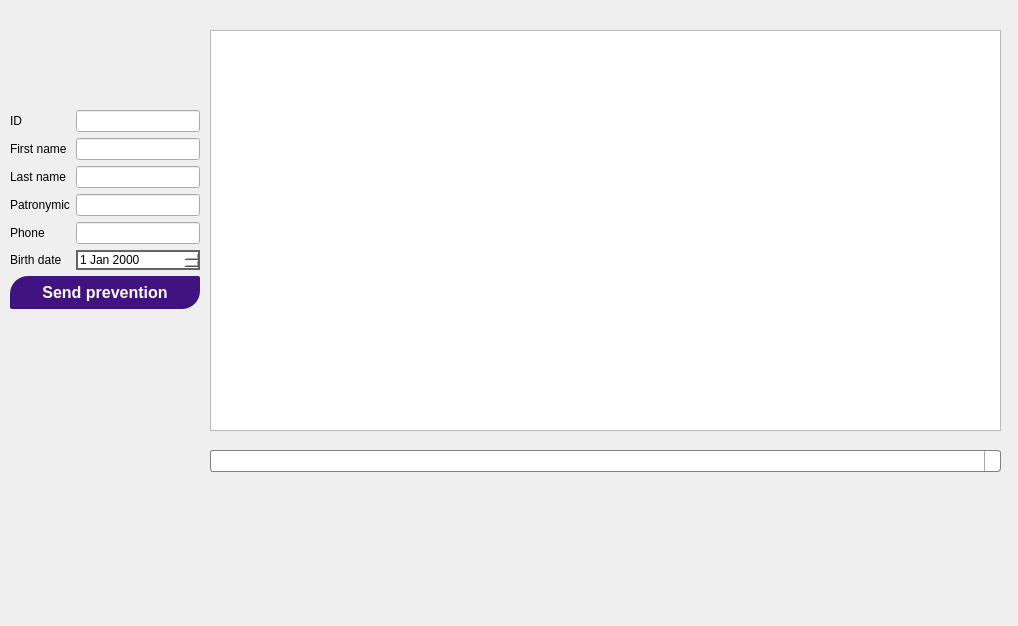
<?xml version="1.0" encoding="UTF-8"?>
<ui version="4.0">
 <class>docWindow</class>
 <widget class="QWidget" name="docWindow">
  <property name="geometry">
   <rect>
    <x>0</x>
    <y>0</y>
    <width>1018</width>
    <height>626</height>
   </rect>
  </property>
  <property name="windowTitle">
   <string>Form</string>
  </property>
  <widget class="QTableView" name="tableView">
   <property name="geometry">
    <rect>
     <x>210</x>
     <y>30</y>
     <width>791</width>
     <height>401</height>
    </rect>
   </property>
  </widget>
  <widget class="QWidget" name="formLayoutWidget">
   <property name="geometry">
    <rect>
     <x>10</x>
     <y>110</y>
     <width>190</width>
     <height>231</height>
    </rect>
   </property>
   <layout class="QFormLayout" name="formLayout">
    <item row="0" column="0">
     <widget class="QLabel" name="label">
      <property name="text">
       <string>ID</string>
      </property>
     </widget>
    </item>
    <item row="1" column="0">
     <widget class="QLabel" name="label_2">
      <property name="text">
       <string>First name</string>
      </property>
     </widget>
    </item>
    <item row="1" column="1">
     <widget class="QLineEdit" name="fn_edit">
      <property name="readOnly">
       <bool>true</bool>
      </property>
     </widget>
    </item>
    <item row="2" column="0">
     <widget class="QLabel" name="label_3">
      <property name="text">
       <string>Last name</string>
      </property>
     </widget>
    </item>
    <item row="2" column="1">
     <widget class="QLineEdit" name="ln_edit">
      <property name="readOnly">
       <bool>true</bool>
      </property>
     </widget>
    </item>
    <item row="3" column="0">
     <widget class="QLabel" name="label_4">
      <property name="text">
       <string>Patronymic</string>
      </property>
     </widget>
    </item>
    <item row="3" column="1">
     <widget class="QLineEdit" name="patronymic_edit">
      <property name="readOnly">
       <bool>true</bool>
      </property>
     </widget>
    </item>
    <item row="4" column="0">
     <widget class="QLabel" name="label_8">
      <property name="text">
       <string>Phone</string>
      </property>
     </widget>
    </item>
    <item row="4" column="1">
     <widget class="QLineEdit" name="phone_edit">
      <property name="readOnly">
       <bool>true</bool>
      </property>
     </widget>
    </item>
    <item row="5" column="0">
     <widget class="QLabel" name="label_7">
      <property name="text">
       <string>Birth date</string>
      </property>
     </widget>
    </item>
    <item row="5" column="1">
     <widget class="QDateEdit" name="date_edit">
      <property name="styleSheet">
       <string notr="true">QDateEdit#date_edit
{
    background-color: white;
    border-style: solid;
    border-width: 2px;
    border-color: rgb(100,100,100);
    spacing: 5px; 
}


QDateEdit#date_edit::drop-down {
    width:50px;
    height:15px;
    subcontrol-position: right top;
    subcontrol-origin:margin;
    background-color: white;
    border-style: solid;
    border-width: 4px;
    border-color: rgb(100,100,100);
   spacing: 5px; 
}</string>
      </property>
      <property name="readOnly">
       <bool>true</bool>
      </property>
     </widget>
    </item>
    <item row="7" column="0" colspan="2">
     <widget class="QPushButton" name="update_button">
      <property name="styleSheet">
       <string notr="true">QPushButton#update_button{
	font: bold 16px;
	font-weight: 700;
	color: white;
	text-decoration: none;
	padding: 7px;
	border: 3px hidden #45A405;
	border-top-left-radius: 18px;
    border-top-right-radius: 2px;
    border-bottom-right-radius: 18px;
    border-bottom-left-radius: 2px;
	background: rgb(64,19,129);
}
QPushButton#update_button:hover{
	background: rgb(53, 16, 200);
}

QPushButton#update_button:pressed {
    background-color: rgb(24, 25, 155);
    border-style: inset;
}</string>
      </property>
      <property name="text">
       <string>Send prevention</string>
      </property>
     </widget>
    </item>
    <item row="0" column="1">
     <widget class="QLineEdit" name="id_edit">
      <property name="readOnly">
       <bool>true</bool>
      </property>
     </widget>
    </item>
   </layout>
  </widget>
  <widget class="QComboBox" name="comboBox">
   <property name="geometry">
    <rect>
     <x>210</x>
     <y>450</y>
     <width>791</width>
     <height>22</height>
    </rect>
   </property>
   <property name="autoFillBackground">
    <bool>false</bool>
   </property>
   <property name="styleSheet">
    <string notr="true">QComboBox#comboBox {
    border: 1px solid gray;
    border-radius: 3px;
    padding: 1px 18px 1px 3px;
    min-width: 6em;
}

QComboBox:editable {
    background: white;
}

QComboBox:!editable, QComboBox::drop-down:editable {
     background: qlineargradient(x1: 0, y1: 0, x2: 0, y2: 1,
                                 stop: 0 #E1E1E1, stop: 0.4 #DDDDDD,
                                 stop: 0.5 #D8D8D8, stop: 1.0 #D3D3D3);
}

/* QComboBox gets the &quot;on&quot; state when the popup is open */
QComboBox:!editable:on, QComboBox::drop-down:editable:on {
    background: qlineargradient(x1: 0, y1: 0, x2: 0, y2: 1,
                                stop: 0 #D3D3D3, stop: 0.4 #D8D8D8,
                                stop: 0.5 #DDDDDD, stop: 1.0 #E1E1E1);
}

QComboBox:on { /* shift the text when the popup opens */
    padding-top: 3px;
    padding-left: 4px;
}

QComboBox::drop-down {
    subcontrol-origin: padding;
    subcontrol-position: top right;
    width: 15px;

    border-left-width: 1px;
    border-left-color: darkgray;
    border-left-style: solid; /* just a single line */
    border-top-right-radius: 3px; /* same radius as the QComboBox */
    border-bottom-right-radius: 3px;
}

QComboBox::down-arrow {
    image: url(/usr/share/icons/crystalsvg/16x16/actions/1downarrow.png);
}

QComboBox::down-arrow:on { /* shift the arrow when popup is open */
    top: 1px;
    left: 1px;
}</string>
   </property>
  </widget>
 </widget>
 <resources/>
 <connections/>
</ui>
